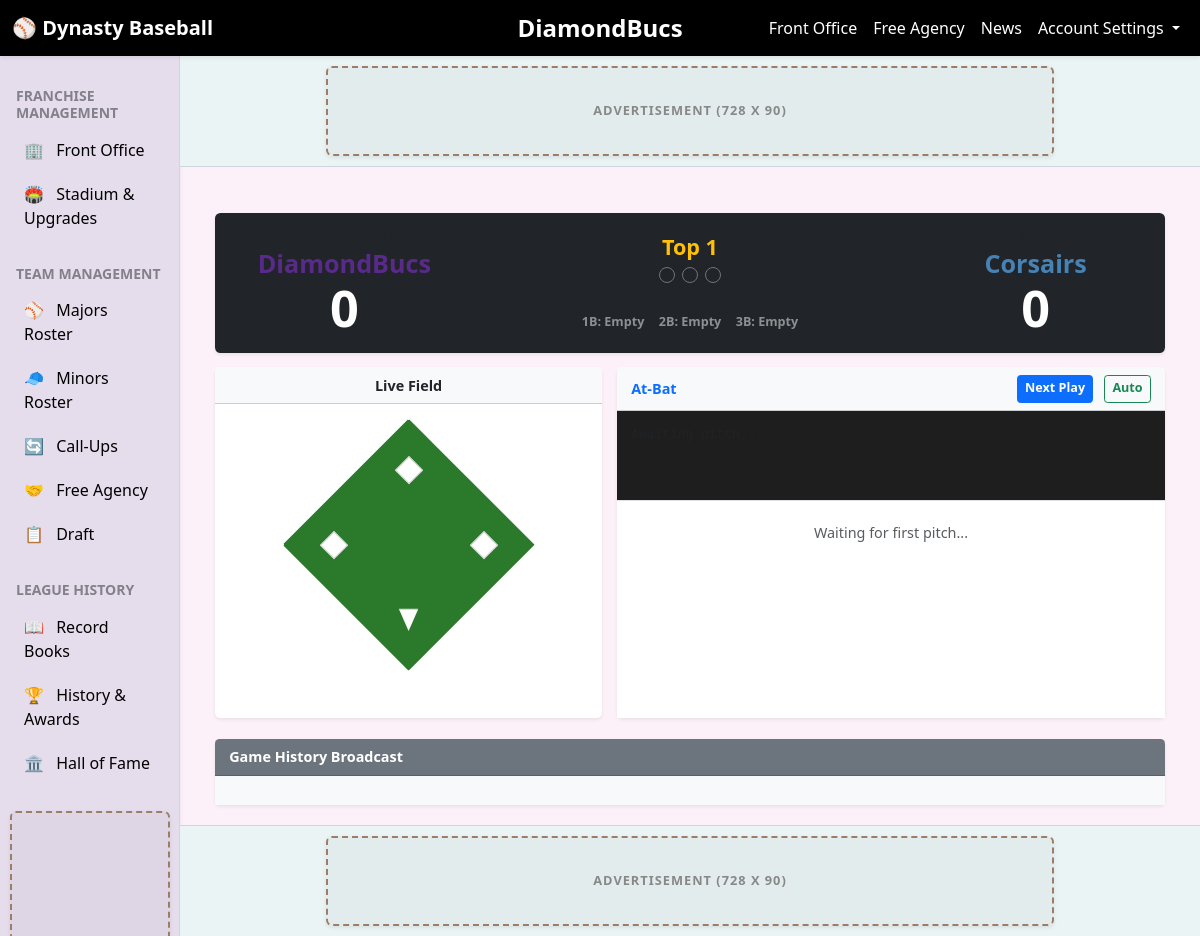
Screenshot of /game/1 with the database file from the repository.
### tables this page shows
CREATE TABLE teams (
	team_id INTEGER NOT NULL, 
	world_id INTEGER NOT NULL, 
	location VARCHAR(100) NOT NULL, 
	nickname VARCHAR(100) NOT NULL, 
	manager VARCHAR(100), 
	status VARCHAR(20), 
	user_email VARCHAR(120), 
	user_pw VARCHAR(255), 
	sub_status INTEGER, 
	color_primary VARCHAR(7), 
	color_secondary VARCHAR(7), 
	prestige INTEGER, 
	PRIMARY KEY (team_id), 
	FOREIGN KEY(world_id) REFERENCES worlds (world_id), 
	UNIQUE (user_email)
);

### app_routes.py (the view)
@main_bp.route('/game/<int:game_id>')
def watch_game(game_id):
    game_query = text("""
        SELECT g.game_id, g.home_score, g.away_score,
               h.location as home_loc, h.nickname as home_name, h.color_primary as home_color,
               a.location as away_loc, a.nickname as away_name, a.color_primary as away_color
        FROM games g
        JOIN teams h ON g.home_team_id = h.team_id
        JOIN teams a ON g.away_team_id = a.team_id
        WHERE g.game_id = :gid
    """)
    game_data = db.session.execute(game_query, {'gid': game_id}).fetchone()
    if not game_data:
        return "Game not found in database. Did you run the engine?", 404
    return render_template('live_game.html', game=game_data)

### templates/live_game.html (shortened to what this page needs)
{% extends "base.html" %}
{% block content %}
<div class="container mt-4">
    <div class="row mb-3">
        <div class="col-12">
            <div class="card shadow-sm border-0">
                <div class="card-body bg-dark text-white rounded d-flex justify-content-between align-items-center p-3">
                    <div class="text-center" style="width: 25%;">
                        <h6 class="text-muted mb-1 text-uppercase">{{ game.away_loc }}</h6>
                        <h3 class="fw-bold mb-0" style="color: {{ game.away_color }};">{{ game.away_name }}</h3>
                        <h1 class="display-4 fw-bold mb-0" id="sb-away-score">0</h1>
                    </div>
                    <div class="text-center" style="width: 50%;">
                        <h4 class="mb-2 fw-bold text-warning" id="sb-inning">Top 1</h4>
                        <div class="d-flex justify-content-center gap-2 mb-1">
                            <div class="out-dot" id="out1"></div>
                            <div class="out-dot" id="out2"></div>
                            <div class="out-dot" id="out3"></div>
                        </div>
                        <p class="text-muted fw-bold mb-2 small">OUTS</p>
                        <div class="d-flex justify-content-center gap-3 small fw-bold">
                            <span class="text-light opacity-50" id="text-1b">1B: Empty</span>
                            <span class="text-light opacity-50" id="text-2b">2B: Empty</span>
                            <span class="text-light opacity-50" id="text-3b">3B: Empty</span>
                        </div>
                    </div>
                    <div class="text-center" style="width: 25%;">
                        <h6 class="text-muted mb-1 text-uppercase">{{ game.home_loc }}</h6>
                        <h3 class="fw-bold mb-0" style="color: {{ game.home_color }};">{{ game.home_name }}</h3>
                        <h1 class="display-4 fw-bold mb-0" id="sb-home-score">0</h1>
                    </div>
                </div>
            </div>
        </div>
    </div>
    <div class="row g-3 mb-4">
        <div class="col-md-5">
            <div class="card shadow-sm border-0 h-100">
                <div class="card-header bg-light fw-bold text-center">Live Field</div>
                <div class="card-body d-flex flex-column justify-content-center">
                    <div class="diamond-wrapper mb-3">
                        <div class="base" id="base2"></div>
                        <div class="base" id="base1"></div>
                        <div class="base" id="base3"></div>
                        <div class="base" id="baseH"></div>
                    </div>
                    <div class="text-center small fw-bold text-muted">
                        <div id="name-2b" style="min-height: 20px;"></div>
                    </div>
                </div>
            </div>
        </div>
        <div class="col-md-7">
            <div class="card shadow-sm border-0 h-100">
                <div class="card-header bg-light d-flex justify-content-between align-items-center" id="action-header">
                    <span class="fw-bold text-primary" id="current-batter-header">At-Bat</span>
                    <div>
                        <button id="btn-next" class="btn btn-primary btn-sm fw-bold">Next Play </button>
                        <button id="btn-auto" class="btn btn-outline-success btn-sm fw-bold ms-2">Auto </button>
                    </div>
                </div>
                <div class="card-body p-0 d-flex flex-column">
                    <div class="p-3 pitch-sequence-box border-bottom" id="pitch-log">
                        <span class="text-muted">Awaiting pitch...</span>
                    </div>
                    <div class="p-3 bg-white flex-grow-1 log-container" id="current-inning-log">
                        <div class="text-center text-muted mt-2" id="starting-msg">Waiting for first pitch...</div>
                    </div>
                </div>
            </div>
        </div>
    </div>
    <div class="row">
        <div class="col-12">
            <div class="card shadow-sm border-0">
                <div class="card-header bg-secondary text-white fw-bold">Game History Broadcast</div>
                <div class="card-body bg-light log-container" style="max-height: 400px;" id="full-game-log">
                </div>
            </div>
        </div>
    </div>
</div>
{% endblock %}

### templates/base.html (shortened to what this page needs)
<!DOCTYPE html>
<html lang="en">
<head>
    <link href="https://cdn.jsdelivr.net/npm/bootstrap@5.3.2/dist/css/bootstrap.min.css" rel="stylesheet">
</head>
<body>
    <nav class="navbar navbar-expand-lg navbar-dynamic fixed-top shadow-sm z-3">
        <div class="container-fluid position-relative">
            <a class="navbar-brand fw-bold" href="{{ url_for('main.home') }}">⚾ Dynasty Baseball</a>
            <span class="team-title navbar-text fw-bold fs-4 position-absolute start-50 translate-middle-x d-none d-md-block">
                {{ team_nickname|default("DiamondBucs") }}
            </span>
            <div class="collapse navbar-collapse justify-content-end" id="navbarRight">
                <ul class="navbar-nav">
                    <li class="nav-item"><a class="nav-link" href="{{ url_for('main.front_office', team_id=team_id|default('1')) }}">Front Office</a></li>
                    <li class="nav-item"><a class="nav-link" href="#">Free Agency</a></li>
                    <li class="nav-item"><a class="nav-link" href="#">News</a></li>
                    <li class="nav-item dropdown">
                        <a class="nav-link dropdown-toggle" href="#" role="button" data-bs-toggle="dropdown" aria-expanded="false">
                            Account Settings
                        </a>
                    </li>
                </ul>
            </div>
        </div>
    </nav>
    <div class="middle-wrapper container-fluid p-0">
        <nav class="col-12 col-md-3 col-custom-sidebar sidebar-lavender shadow-sm pt-3 d-flex flex-column justify-content-between">
            <ul class="nav flex-column px-2 mb-auto flex-grow-1">
                <h6 class="sidebar-heading d-flex justify-content-between align-items-center px-2 mt-3 mb-2 text-dark fw-bold text-uppercase opacity-50 small">
                    <span>Franchise Management</span>
                </h6>
                <li class="nav-item mb-1">
                    <a class="nav-link {% if request.endpoint in ['main.front_office', 'front_office'] %}active-link{% endif %}" href="{{ url_for('main.front_office', team_id=team_id|default('1')) }}">
                        <span class="me-2">🏢</span> Front Office
                    </a>
                </li>
                <li class="nav-item mb-1">
                    <a class="nav-link" href="#">
                        <span class="me-2">🏟️</span> Stadium & Upgrades
                    </a>
                </li>
                <h6 class="sidebar-heading d-flex justify-content-between align-items-center px-2 mt-4 mb-2 text-dark fw-bold text-uppercase opacity-50 small">
                    <span>Team Management</span>
                </h6>
                <li class="nav-item mb-1">
                    <a class="nav-link {% if request.endpoint == 'major_league' %}active-link{% endif %}" href="{{ url_for('main.major_league') }}">
                        <span class="me-2">⚾</span> Majors Roster
                    </a>
                </li>
                <li class="nav-item mb-1">
                    <a class="nav-link {% if request.endpoint == 'minor_league' %}active-link{% endif %}" href="{{ url_for('main.minor_league') }}">
                        <span class="me-2">🧢</span> Minors Roster
                    </a>
                </li>
                <li class="nav-item mb-1">
                    <a class="nav-link {% if request.endpoint == 'call_ups' %}active-link{% endif %}" href="{{ url_for('main.call_ups') }}">
                        <span class="me-2">🔄</span> Call-Ups
                    </a>
                </li>
                <li class="nav-item mb-1">
                    <a class="nav-link {% if request.endpoint in ['main.free_agency', 'free_agency'] %}active-link{% endif %}" href="{{ url_for('main.free_agency', team_id=team_id|default('1')) }}">
                        <span class="me-2">🤝</span> Free Agency
                    </a>
                </li>
                <li class="nav-item mb-1">
                    <a class="nav-link" href="#">
                        <span class="me-2">📋</span> Draft
                    </a>
                </li>
                <h6 class="sidebar-heading d-flex justify-content-between align-items-center px-2 mt-4 mb-2 text-dark fw-bold text-uppercase opacity-50 small">
                    <span>League History</span>
                </h6>
                <li class="nav-item mb-1">
                    <a class="nav-link" href="#">
                        <span class="me-2">📖</span> Record Books
                    </a>
                </li>
                <li class="nav-item mb-1">
                    <a class="nav-link" href="#">
                        <span class="me-2">🏆</span> History & Awards
                    </a>
                </li>
                <li class="nav-item mb-1">
                    <a class="nav-link" href="#">
                        <span class="me-2">🏛️</span> Hall of Fame
                    </a>
                </li>
            </ul>
            <div class="mt-4 px-2 pb-4 d-none d-md-block w-100">
                <div class="ad-space ad-skyscraper rounded shadow-sm">
                    Advertisement<br>(160 x 600)
                </div>
            </div>
        </nav>
        <main class="col-12 col-md-9 col-custom-main d-flex flex-column p-0">
            <div class="ad-top-container w-100">
                <div class="ad-space ad-leaderboard rounded shadow-sm">
                    Advertisement (728 x 90)
                </div>
            </div>
            <div class="main-scroll-area px-md-4 pt-4">
                <div class="content-scaler">
                    {% block content %}
                    {% endblock %}
                </div>
            </div>
            <div class="ad-bottom-container w-100">
                <div class="ad-space ad-leaderboard rounded shadow-sm">
                    Advertisement (728 x 90)
                </div>
            </div>
        </main>
    </div>
</body>
</html>

### templates/live_game.html (style rules this page uses)
.diamond-wrapper { position: relative; width: 280px; height: 280px; margin: 0 auto; background-color: #2b7a2b; clip-path: polygon(50% 0%, 100% 50%, 50% 100%, 0% 50%); border: 2px solid #fff; }
.base { position: absolute; width: 22px; height: 22px; background-color: white; transform: translate(-50%, -50%) rotate(45deg); border: 2px solid #ccc; transition: background-color 0.3s, transform 0.3s; }
#base2 { top: 20%; left: 50%; }
#base1 { top: 50%; left: 80%; }
#base3 { top: 50%; left: 20%; }
#baseH { top: 80%; left: 50%; clip-path: polygon(0 0, 100% 0, 50% 100%); transform: translate(-50%, -50%); height: 25px; }
.out-dot { width: 18px; height: 18px; border-radius: 50%; border: 2px solid #6c757d; background-color: transparent; display: inline-block; transition: all 0.3s; }
.log-container { max-height: 250px; overflow-y: auto; }
.pitch-sequence-box { background-color: #1e1e1e; color: #00ff00; font-family: monospace; font-size: 0.9rem; min-height: 100px; }
#action-header { transition: background-color 0.4s ease; }

### rows the page displays
teams: nickname "DiamondBucs", away_name "DiamondBucs"
teams: home_name "Corsairs"
